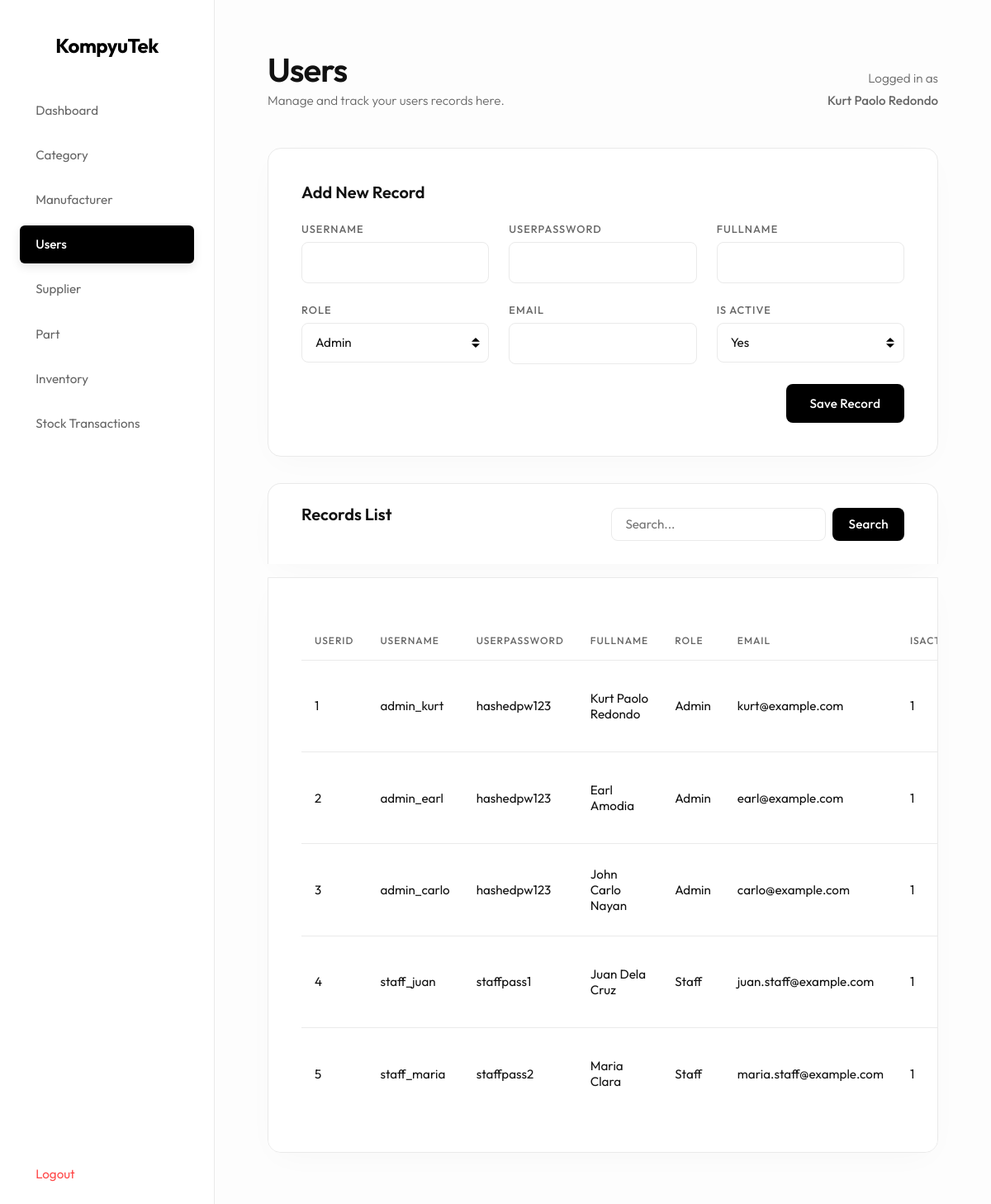
The page /website/users.php (signed in) on the database its author committed.
### tables this page shows
CREATE TABLE `Users` (
  `UserID` int(11) NOT NULL,
  `Username` varchar(255) NOT NULL,
  `UserPassword` varchar(255) NOT NULL,
  `FullName` varchar(100) DEFAULT NULL,
  `Role` varchar(255) NOT NULL,
  `Email` varchar(255) NOT NULL,
  `IsActive` tinyint(1) DEFAULT 1
);

### website/users.php (the view, shortened to what this page needs)
<?php
include 'db.php';
$edit_row = null;
$search_query = '';
$where_sql = "";
$final_query = "SELECT * FROM Users" . $where_sql . "";
$result = $conn->query($final_query);
?>
<!DOCTYPE html>
<html>
<head>
    <link rel="stylesheet" href="style.css?v=<?= time() ?>">
</head>
<body>
    <div class="sidebar">
        <h2>KompyuTek</h2>
        <a href="index.php">Dashboard</a>
        <?php
        $category_nav_class = ""; if ("Users" == "Category") $category_nav_class = "active";
        $manufacturer_nav_class = ""; if ("Users" == "Manufacturer") $manufacturer_nav_class = "active";
        $users_nav_class = ""; if ("Users" == "Users") $users_nav_class = "active";
        $supplier_nav_class = ""; if ("Users" == "Supplier") $supplier_nav_class = "active";
        $part_nav_class = ""; if ("Users" == "Part") $part_nav_class = "active";
        $inventory_nav_class = ""; if ("Users" == "Inventory") $inventory_nav_class = "active";
        $stock_nav_class = ""; if ("Users" == "StockTransaction") $stock_nav_class = "active";
        ?>
        <a href="category.php" class="<?= $category_nav_class ?>">Category</a>
        <a href="manufacturer.php" class="<?= $manufacturer_nav_class ?>">Manufacturer</a>
        <a href="users.php" class="<?= $users_nav_class ?>">Users</a>
        <a href="supplier.php" class="<?= $supplier_nav_class ?>">Supplier</a>
        <a href="part.php" class="<?= $part_nav_class ?>">Part</a>
        <a href="inventory.php" class="<?= $inventory_nav_class ?>">Inventory</a>
        <a href="stocktransaction.php" class="<?= $stock_nav_class ?>">Stock Transactions</a>
        <a href="logout.php" class="logout">Logout</a>
    </div>
    <div class="main-content">
        <div class="header">
            <div>
                <h1>Users</h1>
                <p>Manage and track your users records here.</p>
            </div>
            <div class="header-user-info">
                <p class="header-user-label">Logged in as</p>
                <p class="header-user-name"><?= htmlspecialchars($_SESSION['full_name']) ?></p>
            </div>
        </div>
        <div class="card">
            <h3>
            <?php
            if (isset($edit_row)) {
                echo 'Edit Record';
            } else {
                echo 'Add New Record';
            }
            ?>
            </h3>
            <form method="POST">
                <div class="form-group">
                    <label>Username</label>
                    <?php
                    $input_value = "";
                    ?>
                    <input type="text" name="Username" value="<?= $input_value ?>" required>
                </div>
                <div class="form-group">
                    <label>UserPassword</label>
                    <?php
                    $input_value = "";
                    ?>
                    <input type="text" name="UserPassword" value="<?= $input_value ?>" required>
                </div>
                <div class="form-group">
                    <label>FullName</label>
                    <?php
                    $input_value = "";
                    ?>
                    <input type="text" name="FullName" value="<?= $input_value ?>" required>
                </div>
                <div class="form-group">
                    <label>Role</label>
                    <select name="Role" required>
                        <?php
                        $admin_selected = "";
                        ?>
                        <option value="Admin" <?= $admin_selected ?>>Admin</option>
                    </select>
                </div>
                <div class="form-group">
                    <label>Email</label>
                    <?php
                    $input_value = "";
                    ?>
                    <input type="text" name="Email" value="<?= $input_value ?>" required>
                </div>
                <div class="form-group">
                    <label>Is Active</label>
                    <select name="IsActive" required>
                        <?php
                        $active_yes_selected = "";
                        ?>
                        <option value="1" <?= $active_yes_selected ?>>Yes</option>
                    </select>
                </div>
                <div class="form-group form-actions">
                    <button type="submit">
                        <?php
                        if (isset($edit_row)) {
                            echo 'Update Details';
                        } else {
                            echo 'Save Record';
                        }
                        ?>
                    </button>
                </div>
            </form>
        </div>
        <div class="card toolbar-card">
            <h3 class="toolbar-title">Records List</h3>
            <form method="GET" class="search-form">
                <input type="text" name="search" placeholder="Search..." value="<?= htmlspecialchars($search_query) ?>" class="search-input">
                <button type="submit" class="btn-search">Search</button>
            </form>
        </div>
        <div class="card table-card">
            <table>
                <thead>
                    <tr>
                        <th>UserID</th><th>Username</th><th>UserPassword</th><th>FullName</th><th>Role</th><th>Email</th><th>IsActive</th>
                    </tr>
                </thead>
                <tbody>
                    <?php
                    if ($result) {
                        if ($result->num_rows > 0) {
                            while ($row = $result->fetch_assoc()) {
                                ?>
                                <tr>
                            <?php
                            $table_cell_value = "";
                            if (isset($row['UserID'])) {
                                $table_cell_value = htmlspecialchars($row['UserID']);
                            }
                            ?>
                            <td><?= $table_cell_value ?></td>
                            <?php
                            $table_cell_value = "";
                            if (isset($row['Username'])) {
                                $table_cell_value = htmlspecialchars($row['Username']);
                            }
                            ?>
                            <td><?= $table_cell_value ?></td>
                            <?php
                            $table_cell_value = "";
                            if (isset($row['UserPassword'])) {
                                $table_cell_value = htmlspecialchars($row['UserPassword']);
                            }
                            ?>
                            <td><?= $table_cell_value ?></td>
                            <?php
                            $table_cell_value = "";
                            if (isset($row['FullName'])) {
                                $table_cell_value = htmlspecialchars($row['FullName']);
                            }
                            ?>
                            <td><?= $table_cell_value ?></td>
                            <?php
                            $table_cell_value = "";
                            if (isset($row['Role'])) {
                                $table_cell_value = htmlspecialchars($row['Role']);
                            }
                            ?>
                            <td><?= $table_cell_value ?></td>
                            <?php
                            $table_cell_value = "";
                            if (isset($row['Email'])) {
                                $table_cell_value = htmlspecialchars($row['Email']);
                            }
                            ?>
                            <td><?= $table_cell_value ?></td>
                            <?php
                            $table_cell_value = "";
                            if (isset($row['IsActive'])) {
                                $table_cell_value = htmlspecialchars($row['IsActive']);
                            }
                            ?>
                            <td><?= $table_cell_value ?></td>
                                </tr>
                                <?php
                            }
                        } else {
                            echo '<tr><td colspan="100" class="empty-state">No records found matching your search.</td></tr>';
                        }
                    }
                    ?>
                </tbody>
            </table>
        </div>
    </div>
</body>
</html>

### website/style.css (style rules this page uses)
:root { --bg-body: #fdfdfd; --bg-surface: #ffffff; --text-primary: #111111; --text-secondary: #666666; --accent: #000000; --border: #eaeaea; --danger: #ff4a4a; --success: #000000; }
* { box-sizing: border-box; font-family: 'Outfit', sans-serif; margin: 0; padding: 0; }
body { background: var(--bg-body); color: var(--text-primary); display: flex; min-height: 100vh; font-weight: 300; -webkit-font-smoothing: antialiased; }
.sidebar { width: 260px; background: var(--bg-surface); padding: 2.5rem 1.5rem; border-right: 1px solid var(--border); display: flex; flex-direction: column; }
.sidebar h2 { margin-bottom: 2.5rem; color: var(--accent); font-size: 1.5rem; text-align: center; font-weight: 700; letter-spacing: -0.5px; }
.sidebar a { display: flex; align-items: center; padding: 0.85rem 1.2rem; color: var(--text-secondary); text-decoration: none; border-radius: 6px; margin-bottom: 0.5rem; transition: all 0.2s ease; font-weight: 400; font-size: 0.95rem; }
.sidebar a.active { background: var(--accent); color: white; font-weight: 500; box-shadow: 0 4px 12px rgba(0,0,0,0.1); }
.sidebar a.logout { margin-top: auto; color: var(--danger); }
.main-content { flex: 1; padding: 4rem; overflow-y: auto; background: var(--bg-body); }
.header { margin-bottom: 3rem; display: flex; justify-content: space-between; align-items: flex-end; }
.header h1 { font-size: 2.5rem; font-weight: 600; letter-spacing: -1px; color: var(--text-primary); line-height: 1; }
.header p { color: var(--text-secondary); font-size: 0.95rem; margin-top: 0.5rem; }
.header-user-info { text-align: right; }
.header-user-label { color: var(--text-secondary); font-size: 0.85rem; }
.header-user-name { font-weight: 500; }
.card { background: var(--bg-surface); border: 1px solid var(--border); border-radius: 16px; padding: 2.5rem; margin-bottom: 2rem; box-shadow: 0 10px 40px -10px rgba(0,0,0,0.03); transition: transform 0.2s ease, box-shadow 0.2s ease; }
.card h3 { font-size: 1.25rem; font-weight: 600; margin-bottom: 1.5rem; color: var(--text-primary); }
form { display: flex; flex-wrap: wrap; gap: 1.5rem; }
.form-group { display: flex; flex-direction: column; gap: 0.5rem; flex: 1; min-width: 220px; }
.form-group label { font-size: 0.8rem; color: var(--text-secondary); text-transform: uppercase; letter-spacing: 1px; font-weight: 500; }
input, select { padding: 0.9rem 1rem; border-radius: 8px; border: 1px solid var(--border); background: var(--bg-surface); color: var(--text-primary); outline: none; font-size: 0.95rem; font-family: 'Outfit', sans-serif; transition: all 0.2s ease; cursor: text; }
select { cursor: pointer; appearance: none; background-repeat: no-repeat; background-position: right .7em top 50%; background-size: .65em auto; padding-right: 2em; }
.form-actions { justify-content: flex-end; flex-direction: row; align-items: flex-end; gap: 1rem; }
.toolbar-card { padding: 1.5rem 2.5rem; display: flex; justify-content: space-between; align-items: center; margin-bottom: 1rem; border-bottom-left-radius: 0; border-bottom-right-radius: 0; border-bottom: none; }
.toolbar-title { margin: 0; font-size: 1.1rem; color: var(--text-primary); }
.search-form { display: flex; gap: 0.5rem; margin: 0; min-width: 300px; }
.search-input { flex: 1; padding: 0.6rem 1rem; }
.btn-search { padding: 0.6rem 1.2rem; }
button { padding: 0.9rem 1.8rem; border-radius: 8px; border: none; background: var(--accent); color: white; font-weight: 500; cursor: pointer; font-family: 'Outfit', sans-serif; transition: all 0.2s; font-size: 0.95rem; letter-spacing: 0.2px; }
.table-card { overflow-x: auto; border-top-left-radius: 0; border-top-right-radius: 0; }
table { width: 100%; border-collapse: separate; border-spacing: 0; margin-top: 0.5rem; }
th, td { padding: 1.2rem 1rem; text-align: left; border-bottom: 1px solid var(--border); }
th { color: var(--text-secondary); font-weight: 500; font-size: 0.75rem; text-transform: uppercase; letter-spacing: 1px; padding-bottom: 1rem; }
td { font-size: 0.95rem; font-weight: 400; color: var(--text-primary); }
tr:last-child td { border-bottom: none; }

### rows shown on the page
users: UserID "1", Username "admin_kurt", UserPassword "hashedpw123", FullName "Kurt Paolo Redondo", Role "Admin", Email "kurt@example.com", IsActive "1"
users: UserID "2", Username "admin_earl", UserPassword "hashedpw123", FullName "Earl Amodia", Role "Admin", Email "earl@example.com", IsActive "1"
users: UserID "3", Username "admin_carlo", UserPassword "hashedpw123", FullName "John Carlo Nayan", Role "Admin", Email "carlo@example.com", IsActive "1"
users: UserID "4", Username "staff_juan", UserPassword "staffpass1", FullName "Juan Dela Cruz", Role "Staff", Email "juan.staff@example.com", IsActive "1"
users: UserID "5", Username "staff_maria", UserPassword "staffpass2", FullName "Maria Clara", Role "Staff", Email "maria.staff@example.com", IsActive "1"

### other values the page prints
$_SESSION['full_name'] "Kurt Paolo Redondo"
